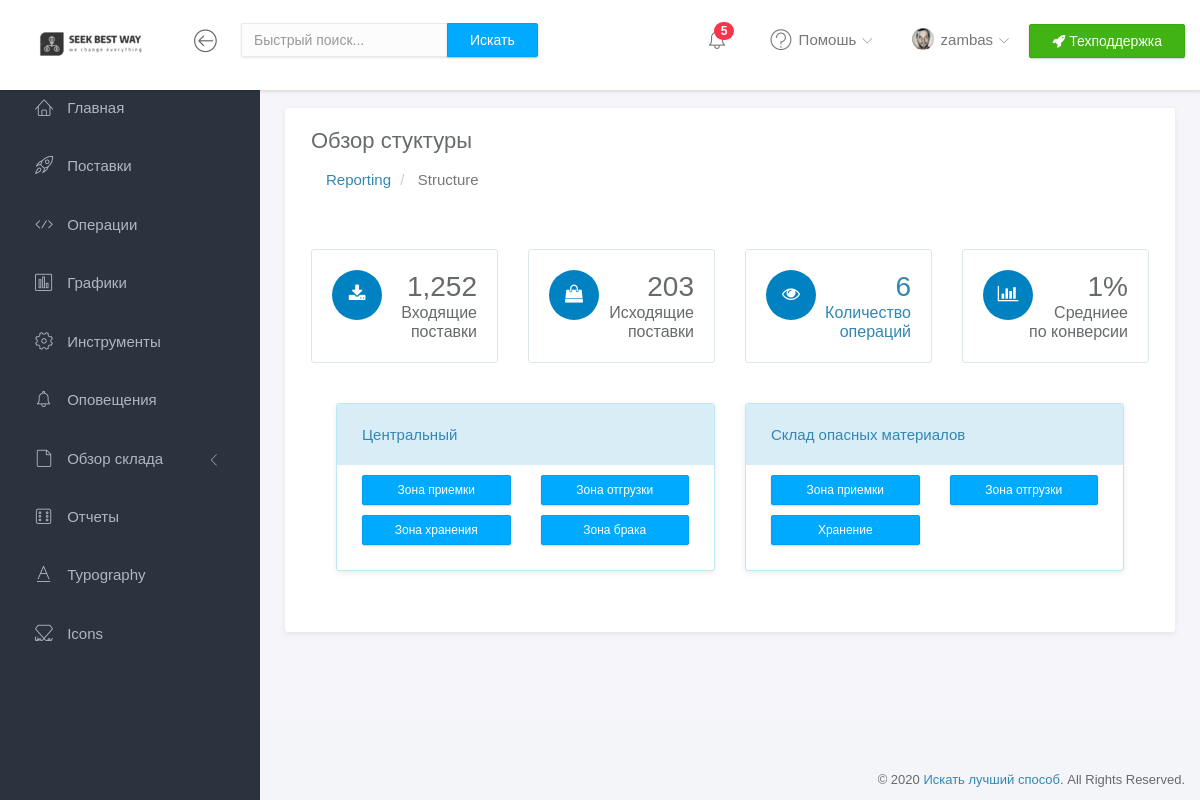
Screenshot of /reporting/structure/ (signed in) with the database file from the repository.
### wmsbase/models.py (models this page shows, shortened)
class WarehouseObject(models.Model):
    name = models.CharField(verbose_name='Складской обьект',help_text="Помещение\Склад\Область действия\участок склада\ячейка с едиными правилами или свойстави", max_length=50, blank=False)
    parent = models.ForeignKey('self', verbose_name='Вышестоящий обьект', null=True, blank=True, on_delete=models.CASCADE)
    zero = models.BooleanField(verbose_name='Разрешение ОЗ',help_text="Разрещение отрицательного запаса", blank=False)
    short = models.CharField(verbose_name='Краткое имя', max_length=20, blank=False)
    type = models.ForeignKey(WarehouseObjectType, verbose_name='Тип обьекта',on_delete=models.CASCADE)
    bu = models.ForeignKey(BussinesUnit, verbose_name='Бизнес юнит', on_delete=models.CASCADE)
    ident = models.CharField(verbose_name='Идентификатор', max_length=20, blank=True, null=True)

### reporting/views.py (the view)
# urls.py: path('structure/', views.structure, name = 'structure'),
@login_required(login_url='login/')
def structure(request):
    lgorts_all = WarehouseObject.objects.all()
    lgorts = []
    lowers = []
    for l in lgorts_all:
        if l.type.lowest != True and l.parent == None:
            lgorts.append(l)
        for low in lgorts_all:
            if low.parent_id == l.id and low.type.lowest != True:
                lowers.append(low)
    path = line(request)#Заполнение для навигационной панели
    infopanel = {}
    infopanel['operations'] = operations = Task.objects.all().count()
    return render(request,'structure.html', {'infopanel': infopanel,'lgorts': lgorts, 'lowers': lowers, 'path': path[0], 'last': path[1]   })

### reporting/views.py (called while the page is built)
def line(request): #Заполнение для навигационной панели
    url = request.path.split('/')[1:-1]
    path = []
    d = ''
    for str in url:
        path.append({'name':str.title(), 'url': d+str})
        d = d+str+'/'
    last = path[-1].get('name')
    return [path, last]

### templates/structure.html (shortened to what this page needs)
{% extends "wrapper.html" %}
{% load staticfiles %}
{% block content %}
<div class="container-fluid">
    <div class="panel panel-headline">
        <div class="panel-heading">
            <h3 class="panel-title">Обзор стуктуры</h3>
            {% include 'line.html' %}
        </div>
        <div class="panel-body">
            {% include 'infopanel.html' %}
            <div class="panel-body">
                <div class="row">
                    {% for l in lgorts %}
                    <div class="col-md-6">
                        <div class="panel panel-info" href="#">
                            <div class="panel-heading"><a href="/reporting/structure/whs/{{ l.id}}">{{ l.name }} </a>
                                </div>
                            <div class="panel-body">
                                <div class="row">
                                    {% for i in lowers %}
                                    {% if i.parent_id == l.id %}
                                    <div class="col-md-6">
                                        <a href="/reporting/structure/whs/{{ i.id}}">
                                            <button type="button" class="btn btn-primary btn-sm btn-block">{{ i.name }}
                                            </button>
                                        </a>
                                    </div>
                                    {% endif %}
                                    {% endfor %}
                                </div>
                            </div>
                        </div>
                    </div>
                    {% endfor %}
                </div>
            </div>
        </div>
    </div>
</div>
{% endblock %}

### templates/wrapper.html (shortened to what this page needs)
{% load staticfiles %}
<!doctype html>
<html lang="en">
<head>
    {% load staticfiles %}
    <link rel="stylesheet" href="{% static 'css/bootstrap.min.css' %}">
    <link rel="stylesheet" href="{% static 'vendor/font-awesome/css/font-awesome.min.css' %}">
    <link rel="stylesheet" href="{% static 'vendor/linearicons/style.css' %}">
    <link rel="stylesheet" href="{% static 'vendor/chartist/css/chartist-custom.css' %}">
    <link rel="stylesheet" href="{% static 'css/main.css' %}">
    <link rel="stylesheet" href="{% static 'css/demo.css' %}">
</head>
<body>
<div id="wrapper">
    <nav class="navbar navbar-default navbar-fixed-top">
        <div class="brand">
            <a href="/"><img src="{% static '/img/logo_exs.png' %}" alt="SBW Logo" class="img-responsive logo"></a>
        </div>
        <div class="container-fluid">
            <div class="navbar-btn">
                <button type="button" class="btn-toggle-fullwidth"><i class="lnr lnr-arrow-left-circle"></i></button>
            </div>
            <form class="navbar-form navbar-left">
                <div class="input-group">
                    <input type="text" value="" class="form-control" placeholder="Быстрый поиск...">
                    <span class="input-group-btn"><button type="button" class="btn btn-primary">Искать</button></span>
                </div>
            </form>
            <div class="navbar-btn navbar-btn-right">
                <a class="btn btn-success update-pro" href="#" title="Upgrade" target="_blank"><i
                        class="fa fa-rocket"></i> <span>Техподдержка</span></a>
            </div>
            <div id="navbar-menu">
                <ul class="nav navbar-nav navbar-right">
                    <li class="dropdown">
                        <a href="#" class="dropdown-toggle icon-menu" data-toggle="dropdown">
                            <i class="lnr lnr-alarm"></i>
                            <span class="badge bg-danger">5</span>
                        </a>
                    </li>
                    <li class="dropdown">
                        <a href="#" class="dropdown-toggle" data-toggle="dropdown"><i
                                class="lnr lnr-question-circle"></i> <span>Помошь</span> <i
                                class="icon-submenu lnr lnr-chevron-down"></i></a>
                    </li>
                    <li class="dropdown">
                        <a href="#" class="dropdown-toggle" data-toggle="dropdown"><img
                                src="{% static 'img/user.png' %}" class="img-circle" alt="Avatar">
                            <span>{{ user }}</span> <i class="icon-submenu lnr lnr-chevron-down"></i></a>
                    </li>
                </ul>
            </div>
        </div>
    </nav>
    <div id="sidebar-nav" class="sidebar">
        <div class="sidebar-scroll">
            <nav>
                <ul class="nav">
                    {% if path == '/' %}
                    <li><a href="/" class="active"><i class="lnr lnr-home"></i> <span>Главная </span></a></li>
                    {% else %}
                    <li><a href="/" class=""><i id='numex' class="lnr lnr-home"></i> <span>Главная </span></a></li>
                    {% endif %}
                    {% if path == '/delivery/' %}
                    <li><a href="/delivery/" class="active"><i class="lnr lnr-rocket"></i> <span>Поставки</span></a>
                    </li>
                    {% else %}
                    <li><a href="/delivery/" class=""><i class="lnr lnr-rocket"></i> <span>Поставки</span></a></li>
                    {% endif %}
                    {% if path == '/operations/orders/' %}
                    <li><a href="/operations/orders/" class="active"><i class="lnr lnr-code"></i> <span>Операции</span></a>
                    </li>
                    {% else %}
                    <li><a href="/operations/orders/" class=""><i class="lnr lnr-code"></i> <span>Операции</span></a></li>
                    {% endif %}
                    {% if path == '/' %}
                    <li><a href="charts.html" class=""><i class="lnr lnr-chart-bars"></i> <span>Графики</span></a>
                    </li>
                    {% else %}
                    <li><a href="charts.html" class=""><i class="lnr lnr-chart-bars"></i> <span>Графики</span></a>
                    </li>
                    {% endif %}
                    {% if path == '/' %}
                    <li><a href="panels.html" class=""><i class="lnr lnr-cog"></i> <span>Инструменты</span></a></li>
                    {% else %}
                    <li><a href="panels.html" class=""><i class="lnr lnr-cog"></i> <span>Инструменты</span></a></li>
                    {% endif %}
                    {% if path == '/' %}
                    <li><a href="notifications.html" class=""><i class="lnr lnr-alarm"></i> <span>Оповещения</span></a>
                    </li>
                    {% else %}
                    <li><a href="notifications.html" class=""><i class="lnr lnr-alarm"></i> <span>Оповещения</span></a>
                    </li>
                    {% endif %}
                    <li>
                        <a href="#subPages" data-toggle="collapse" class="collapsed"><i class="lnr lnr-file-empty"></i>
                            <span>Обзор склада</span> <i class="icon-submenu lnr lnr-chevron-left"></i></a>
                    </li>
                    <li><a href="tables.html" class=""><i class="lnr lnr-dice"></i> <span>Отчеты</span></a></li>
                    <li><a href="typography.html" class=""><i class="lnr lnr-text-format"></i>
                        <span>Typography</span></a></li>
                    <li><a href="icons.html" class=""><i class="lnr lnr-linearicons"></i> <span>Icons</span></a></li>
                </ul>
            </nav>
        </div>
    </div>
    <div class="main">
        <div class="main-content">
            {% block content %}
            {% endblock %}
        </div>
    </div>
    <footer>
        <div class="container-fluid">
            <p class="copyright">&copy; 2020 <a href="https://www.seekbestway.ru" target="_blank">Искать лучший
                способ</a>. All Rights Reserved.</p>
        </div>
    </footer>
</div>
</body>
</html>

### rows the page displays
WarehouseObject: name "Центральный"
WarehouseObject: name "Зона приемки"
WarehouseObject: name "Зона отгрузки"
WarehouseObject: name "Зона хранения"
WarehouseObject: name "Зона брака"
WarehouseObject: name "Склад опасных материалов"
WarehouseObject: name "Зона приемки"
WarehouseObject: name "Зона отгрузки"
WarehouseObject: name "Хранение"

### other values shown
{{ user }} "zambas"
{{ i.name }} "Reporting"
{{ i.name }} "Structure"
{{ infopanel.operations }} "6"
